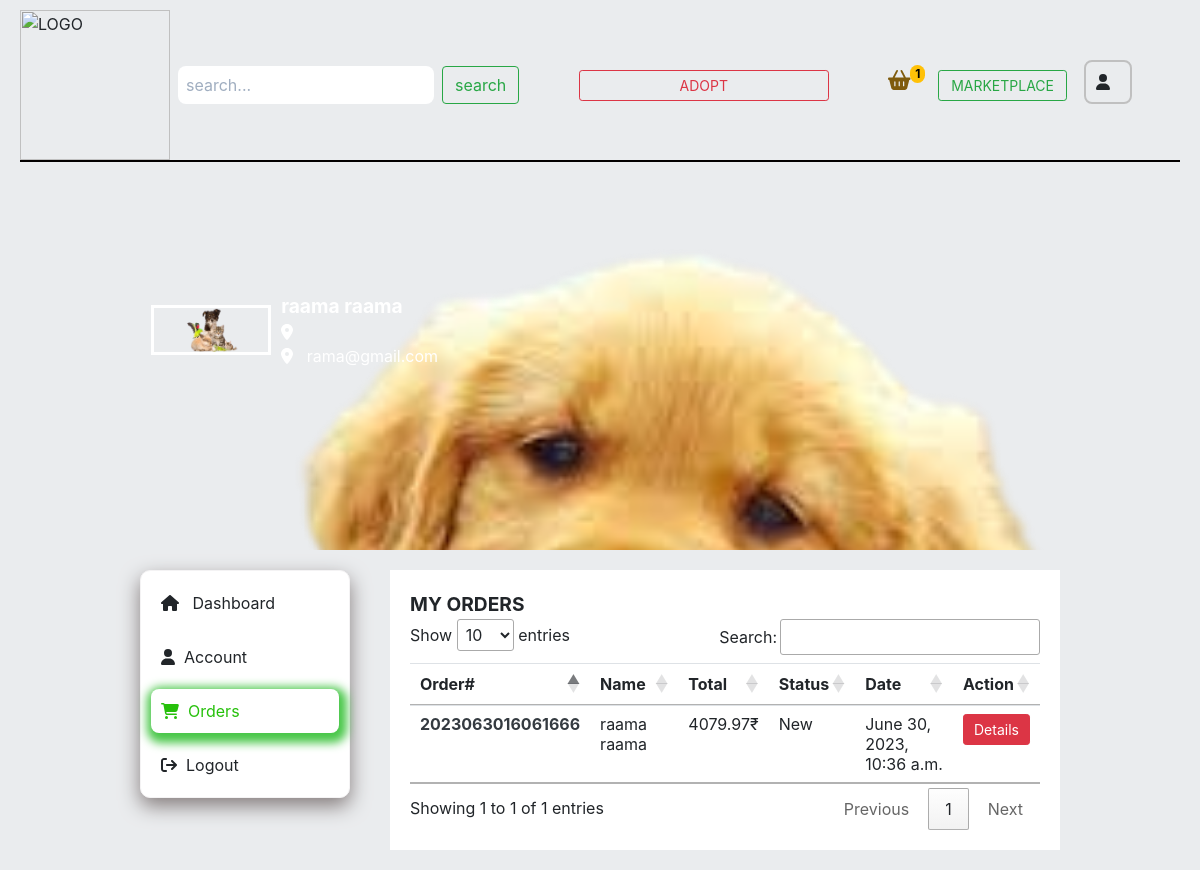
Screenshot of /accounts/customers/my_orders/ (signed in) with the database file from the repository.
### accounts/models.py (models this page shows, shortened)
class UserProfile(models.Model):
    user = models.OneToOneField(User, on_delete=models.CASCADE, blank=True, null=True)
    profile_picture = models.ImageField(upload_to='media/users/profile_picture', blank=True, null=True)
    cover_photo = models.ImageField(upload_to='media/users/cover_photo', blank=True, null=True)
    address = models.CharField(max_length=250, blank=True, null=True)
    country = models.CharField(max_length=20, blank=True, null=True)
    state = models.CharField(max_length=20, blank=True, null=True)
    city = models.CharField(max_length=20, blank=True, null=True)
    pin_code = models.CharField(max_length=6, blank=True, null=True)
    latitude = models.CharField(max_length=20, blank=True, null=True)
    longitude = models.CharField(max_length=6, blank=True, null=True)
    created_at = models.DateTimeField(auto_now_add=True)
    modified_at = models.DateTimeField(auto_now=True)

class User(AbstractBaseUser):
    VENDOR = 1
    CUSTOMER = 2
    ROLE_CHOICE = (
        (VENDOR, 'Vendor'),
        (CUSTOMER, 'Customer')
    )
    first_name = models.CharField(max_length=50)
    last_name = models.CharField(max_length=50)
    username = models.CharField(max_length=50, unique=True)
    email = models.EmailField(max_length=100, unique=True)
    phone_number = models.CharField(max_length=12, blank=True)
    role = models.PositiveSmallIntegerField(choices=ROLE_CHOICE, blank=True, null=True)
    date_joined = models.DateTimeField(auto_now_add=True)
    last_login = models.DateTimeField(auto_now_add=True)
    created_date = models.DateTimeField(auto_now_add=True)
    modified_date = models.DateTimeField(auto_now=True)
    is_admin = models.BooleanField(default=False)
    is_staff = models.BooleanField(default=False)
    is_active = models.BooleanField(default=False)
    is_superadmin = models.BooleanField(default=False)
    USERNAME_FIELD = 'email'
    REQUIRED_FIELDS = ['username', 'first_name', 'last_name']
    objects = UserManager()

### orders/models.py (models this page shows, shortened)
class Order(models.Model):
    STATUS = (
        ('New','New'),
        ('Accepted','Accepted'),
        ('Completed','Completed'),
        ('Cancelled','Cancelled'),
    )
    user = models.ForeignKey(User,on_delete=models.SET_NULL,null=True)
    payment = models.ForeignKey(Payment,on_delete=models.SET_NULL,blank=True,null=True)
    vendors = models.ManyToManyField(Vendor,blank=True,)
    order_number = models.CharField(max_length=20)
    first_name = models.CharField(max_length=50)
    last_name = models.CharField(max_length=50)
    phone = models.CharField(max_length=20,blank=True)
    email = models.EmailField(max_length=50)
    address = models.CharField(max_length=100)
    country = models.CharField(max_length=50,blank=True)
    state = models.CharField(max_length=50)
    city = models.CharField(max_length=20)
    pin_code = models.CharField(max_length=20)
    total = models.FloatField()
    tax_data = models.JSONField(blank=True,help_text= "Data format: {'tax_type':{'tax_percentage':'tax_amount'}}",null=True)
    total_data = models.JSONField(blank=True,null=True)
    total_tax = models.FloatField()
    payment_method = models.CharField(max_length=25)
    status = models.CharField(max_length=15, choices=STATUS, default='New')
    is_ordered = models.BooleanField(default=False)
    created_at = models.DateTimeField(auto_now_add=True)
    updated_at = models.DateTimeField(auto_now=True)
    @property
    def name(self):
        return f'{self.first_name} {self.last_name}'

### customers/views.py (the view)
# urls.py: path('my_orders/',views.my_orders,name='my_orders'),
def my_orders(request):
    orders = Order.objects.filter(user = request.user,is_ordered = True).order_by('-created_at')
    context = {
        'orders':orders,
    }
    return render(request,'customer/my_orders.html',context)

### accounts/context_processors.py (called while the page is built)
def get_vendor(request):
    try:
        vendor = Vendor.objects.get(user=request.user)
    except:
        vendor =None
    return dict(vendor=vendor)

def get_user_profile(request):
    try:
        user_profile = UserProfile.objects.get(user= request.user)
    except:
        user_profile = None
    return dict(user_profile=user_profile)

def get_google_api(request):
    return {'GOOGLE_API_KEY': settings.GOOGLE_API_KEY}

def get_paypal_clint_id(request):
    return{'PAYPAL_CLINT_ID':settings.PAYPAL_CLINT_ID}

### marketplace/context_processors.py (called while the page is built)
def get_cart_counter(request):
    cart_count = 0
    if request.user.is_authenticated:
        try:
            cart_items = Cart.objects.filter(user=request.user)
            if cart_items:
                for cart_item in cart_items:
                    cart_count += cart_item.quantity
            else:
                cart_count = 0
        except:
            cart_count = 0
    return dict(cart_count=cart_count)

### orders/request_object.py (called while the page is built)
def RequestObjectMiddleware(get_response):
    def middleware(request):
        models.request_object = request
        response = get_response(request)
        return response
    return middleware

### templates/customer/my_orders.html (shortened to what this page needs)
{% extends 'accounts/base.html'%} {% block content %}
<html lang="en">
<head>
</head>
<body>
    {% include 'include/c_cover.html'%} {%include 'include/alert.html'%}
    <div class="cus_dashboard">
        <div class="sidebar">
            {%include 'include/c_sidebar.html'%}
        </div>
        <div class="dashboard">
            <div class="order_detail">
                <div class="title text-uppercase" style="font-size: larger; font-weight: bolder;">
                    MY ORDERS
                </div>
                <table class="table table-hover" id = "myOrdersTable">
                    <thead>
                        <tr>
                            <th scope="col">Order#</th>
                            <th scope="col">Name</th>
                            <th scope="col">Total</th>
                            <th scope="col">Status</th>
                            <th scope="col">Date</th>
                            <th scope="col">Action</th>
                        </tr>
                    </thead>
                    <tbody>
                        {% for order in orders %}
                        <tr>
                            <td><b><a href="#" class="text-dark">{{order.order_number}}</a></b></td>
                            <td>{{order.name}}</td>
                            <td>{{order.total}}₹</td>
                            <td>{{order.status}}</td>
                            <td>{{order.created_at}}</td>
                            <td>
                                <a href="{% url 'order_details' order.order_number %}" class="btn btn-sm btn-danger">Details</a>
                            </td>
                        </tr>
                        {%endfor%}
                    </tbody>
                </table>
            </div>
        </div>
    </div>
</body>
</html>
{%endblock%}

### templates/include/c_cover.html (shortened to what this page needs)
<!DOCTYPE html>
<html lang="en">
{%load static%}
<head>
</head>
<div class="cover_photo" style=" padding-top: 44px; padding-bottom: 176px; margin-bottom: 0px; background: url({% if user_profile.cover_photo %}{{user_profile.cover_photo.url}} {% else %}{% static 'img/bg-image2.jpg' %} {% endif %}) no-repeat scroll 0 0 / cover; height: 10cm; ;">
    <div class="c_profile_details">
        <div class="c_profile_photo">
            {% if user_profile.profile_picture %}
                <img src="{{user_profile.profile_picture.url}}" alt="">
            {% else %}
            <img src="{% static 'img/default-profile.PNG' %}" alt="...">
            {% endif %}
        </div>
        <div class="c_details">
            <strong>{{user.first_name}} {{user.last_name}}</strong>
            <span>
                <i class="fa fa-location-dot"></i> &nbsp; {{user.phone_number}}
                <i class="fa fa-location-dot"></i> &nbsp; {{user.email}}
            </span>
        </div>
    </div>
</div>
<body>
</body>
</html>

### templates/accounts/base.html (style rules this page uses)
* { box-sizing: border-box; padding: 0; margin: 0; }
body { background-color: rgba(231, 234, 236, 0.868); }
.btn-sm { --bs-btn-padding-y: 0.25rem; width: 100%; }

### templates/customer/my_orders.html (style rules this page uses)
.cus_dashboard { display: flex; width: 80%; margin: auto; }
.dashboard { background-color: white; width: 900px; padding: 20px; margin: 20px; }

### templates/include/c_cover.html (style rules this page uses)
.cover_photo { box-sizing: border-box; }
.c_profile_photo img { width: 120px; border: 3px solid white; }
.c_profile_details { display: flex; align-items: center; margin-top: 2cm; margin-left: 4cm; }
.c_profile_details .c_details { display: flex; flex-direction: column; margin-left: 10px; color: white; }
.c_profile_details .c_details strong { font-size: larger; font-weight: bold; }

### templates/include/c_sidebar.html (style rules this page uses)
a { text-decoration: none; }

### rows the page displays
UserProfile: cover_photo (picture), profile_picture (picture)
User: email "rama@gmail.com"
Order: order_number "2023063016061666", name "raama raama", total "4079.97", status "New", created_at "June 30, 2023, 10:36 a.m."

### other values shown
{{ cart_count }} "1"
